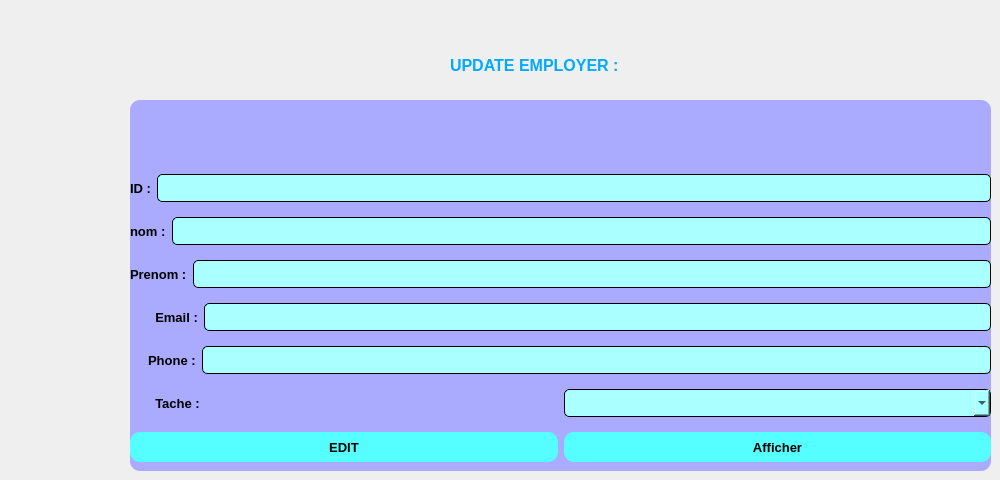
         <widget class="QWidget" name="update_p">
          <property name="styleSheet">
           <string notr="true"/>
          </property>
          <widget class="QWidget" name="widget_6" native="true">
           <property name="geometry">
            <rect>
             <x>130</x>
             <y>100</y>
             <width>861</width>
             <height>371</height>
            </rect>
           </property>
           <property name="styleSheet">
            <string notr="true">border-radius:10px;
background-color: rgb(170, 170, 255);
</string>
           </property>
           <layout class="QVBoxLayout" name="verticalLayout_8">
            <item>
             <layout class="QHBoxLayout" name="horizontalLayout_9">
              <item>
               <widget class="QLabel" name="label_18">
                <property name="minimumSize">
                 <size>
                  <width>50</width>
                  <height>50</height>
                 </size>
                </property>
                <property name="maximumSize">
                 <size>
                  <width>50</width>
                  <height>50</height>
                 </size>
                </property>
                <property name="text">
                 <string/>
                </property>
                <property name="pixmap">
                 <pixmap resource="resources.qrc">:/resources/user-avatarbb.png</pixmap>
                </property>
                <property name="scaledContents">
                 <bool>true</bool>
                </property>
               </widget>
              </item>
             </layout>
            </item>
            <item>
             <layout class="QHBoxLayout" name="horizontalLayout_16">
              <item>
               <widget class="QLabel" name="label_15">
                <property name="font">
                 <font>
                  <pointsize>10</pointsize>
                  <bold>true</bold>
                 </font>
                </property>
                <property name="text">
                 <string>ID :</string>
                </property>
               </widget>
              </item>
              <item>
               <widget class="QLineEdit" name="lineEdit_10">
                <property name="styleSheet">
                 <string notr="true">
QLineEdit{
	border: 1px solid black;
	border-radius:5px;
	padding:5px;
	background: rgb(170, 255, 255);
}
QLineEdit::focus {
	border: 2px solid black;
}</string>
                </property>
               </widget>
              </item>
             </layout>
            </item>
            <item>
             <layout class="QHBoxLayout" name="horizontalLayout_10">
              <item>
               <widget class="QLabel" name="label_19">
                <property name="font">
                 <font>
                  <pointsize>10</pointsize>
                  <bold>true</bold>
                 </font>
                </property>
                <property name="text">
                 <string>nom :</string>
                </property>
               </widget>
              </item>
              <item>
               <widget class="QLineEdit" name="lineEdit_5">
                <property name="styleSheet">
                 <string notr="true">
QLineEdit{
	border: 1px solid black;
	border-radius:5px;
	padding:5px;
	background: rgb(170, 255, 255);
}
QLineEdit::focus {
	border: 2px solid black;
}</string>
                </property>
                <property name="text">
                 <string/>
                </property>
               </widget>
              </item>
             </layout>
            </item>
            <item>
             <layout class="QHBoxLayout" name="horizontalLayout_11">
              <item>
               <widget class="QLabel" name="label_20">
                <property name="font">
                 <font>
                  <pointsize>10</pointsize>
                  <bold>true</bold>
                 </font>
                </property>
                <property name="text">
                 <string>Prenom :</string>
                </property>
               </widget>
              </item>
              <item>
               <widget class="QLineEdit" name="lineEdit_6">
                <property name="styleSheet">
                 <string notr="true">
QLineEdit{
	border: 1px solid black;
	border-radius:5px;
	padding:5px;
	background: rgb(170, 255, 255);
}
QLineEdit::focus {
	border: 2px solid black;
}</string>
                </property>
                <property name="text">
                 <string/>
                </property>
               </widget>
              </item>
             </layout>
            </item>
            <item>
             <layout class="QHBoxLayout" name="horizontalLayout_12">
              <item>
               <widget class="QLabel" name="label_21">
                <property name="font">
                 <font>
                  <pointsize>10</pointsize>
                  <bold>true</bold>
                 </font>
                </property>
                <property name="text">
                 <string>       Email :</string>
                </property>
               </widget>
              </item>
              <item>
               <widget class="QLineEdit" name="lineEdit_7">
                <property name="minimumSize">
                 <size>
                  <width>60</width>
                  <height>0</height>
                 </size>
                </property>
                <property name="maximumSize">
                 <size>
                  <width>1000</width>
                  <height>16777215</height>
                 </size>
                </property>
                <property name="styleSheet">
                 <string notr="true">
QLineEdit{
	border: 1px solid black;
	border-radius:5px;
	padding:5px;
	background: rgb(170, 255, 255);
}
QLineEdit::focus {
	border: 2px solid black;
}</string>
                </property>
                <property name="text">
                 <string/>
                </property>
               </widget>
              </item>
             </layout>
            </item>
            <item>
             <layout class="QHBoxLayout" name="horizontalLayout_13">
              <item>
               <widget class="QLabel" name="label_22">
                <property name="font">
                 <font>
                  <pointsize>10</pointsize>
                  <bold>true</bold>
                 </font>
                </property>
                <property name="text">
                 <string>     Phone :</string>
                </property>
               </widget>
              </item>
              <item>
               <widget class="QLineEdit" name="lineEdit_8">
                <property name="maximumSize">
                 <size>
                  <width>1000</width>
                  <height>16777215</height>
                 </size>
                </property>
                <property name="styleSheet">
                 <string notr="true">
QLineEdit{
	border: 1px solid black;
	border-radius:5px;
	padding:5px;
	background: rgb(170, 255, 255);
}
QLineEdit::focus {
	border: 2px solid black;
}</string>
                </property>
                <property name="text">
                 <string/>
                </property>
               </widget>
              </item>
             </layout>
            </item>
            <item>
             <layout class="QHBoxLayout" name="horizontalLayout_23">
              <item>
               <widget class="QLabel" name="label_29">
                <property name="font">
                 <font>
                  <pointsize>10</pointsize>
                  <bold>true</bold>
                 </font>
                </property>
                <property name="mouseTracking">
                 <bool>false</bool>
                </property>
                <property name="text">
                 <string>       Tache :</string>
                </property>
               </widget>
              </item>
              <item>
               <widget class="QComboBox" name="comboBox_2">
                <property name="styleSheet">
                 <string notr="true">	border: 1px solid black;
	border-radius:5px;
	padding:5px;
	background: rgb(170, 255, 255);</string>
                </property>
               </widget>
              </item>
             </layout>
            </item>
            <item>
             <layout class="QHBoxLayout" name="horizontalLayout_20">
              <item>
               <widget class="QPushButton" name="pushButton_14">
                <property name="minimumSize">
                 <size>
                  <width>30</width>
                  <height>30</height>
                 </size>
                </property>
                <property name="font">
                 <font>
                  <pointsize>10</pointsize>
                  <bold>true</bold>
                 </font>
                </property>
                <property name="styleSheet">
                 <string notr="true">background-color: rgb(85, 255, 255);</string>
                </property>
                <property name="text">
                 <string>EDIT</string>
                </property>
               </widget>
              </item>
              <item>
               <widget class="QPushButton" name="pushButton_3">
                <property name="font">
                 <font>
                  <pointsize>10</pointsize>
                  <bold>true</bold>
                 </font>
                </property>
                <property name="styleSheet">
                 <string notr="true">
QPushButton{
height:30px;
border : none;
border-radius:10px;
background-color: rgb(85, 255, 255);
}</string>
                </property>
                <property name="text">
                 <string>Afficher</string>
                </property>
               </widget>
              </item>
             </layout>
            </item>
           </layout>
          </widget>
          <widget class="QLabel" name="label_23">
           <property name="geometry">
            <rect>
             <x>450</x>
             <y>50</y>
             <width>221</width>
             <height>31</height>
            </rect>
           </property>
           <property name="font">
            <font>
             <pointsize>12</pointsize>
             <bold>true</bold>
            </font>
           </property>
           <property name="styleSheet">
            <string notr="true">color: rgb(0, 170, 255);</string>
           </property>
           <property name="text">
            <string>UPDATE EMPLOYER :</string>
           </property>
          </widget>
         </widget>
